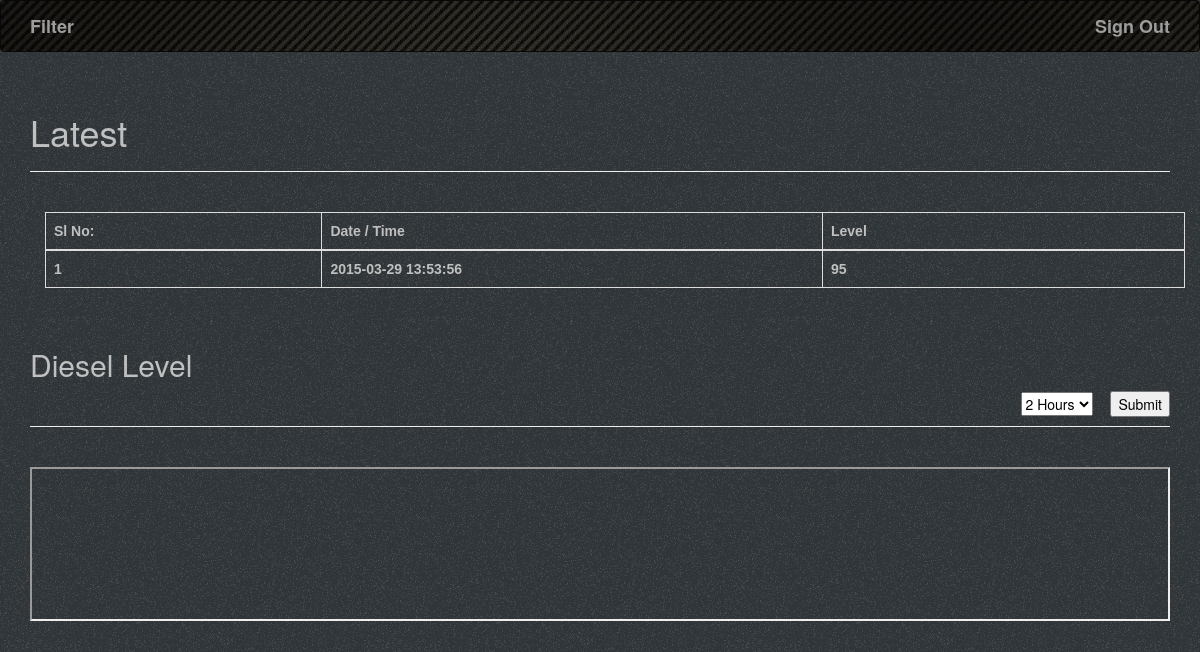
The app's page /index, older data.
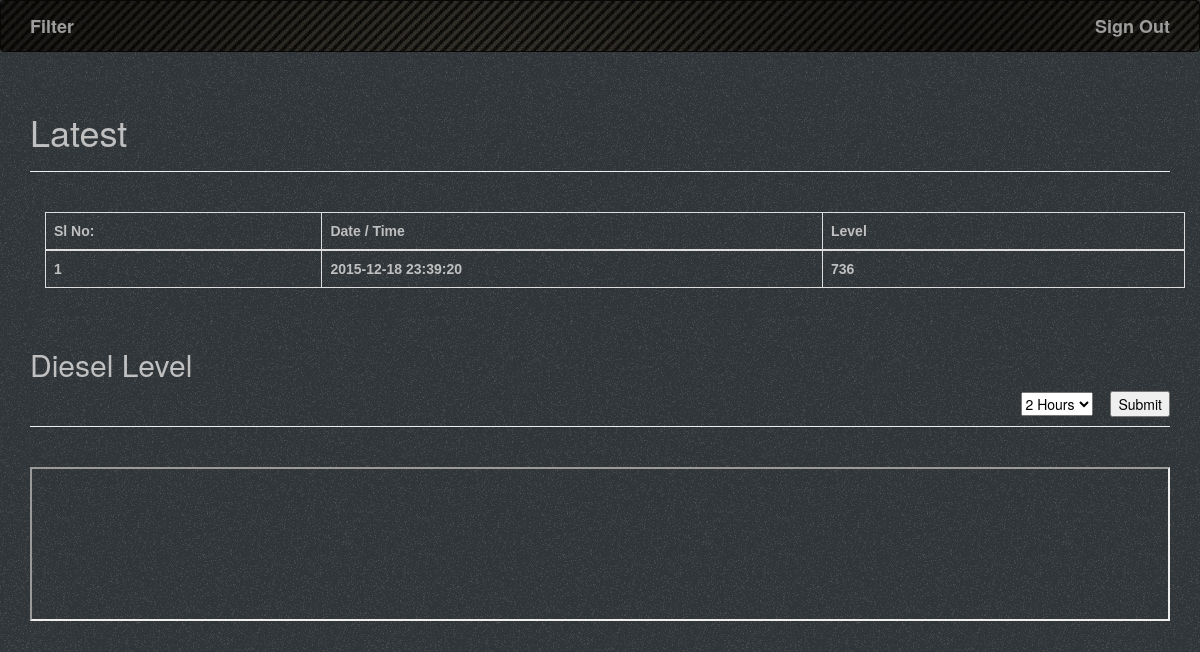
The same page, newer data.
### tables this page shows
CREATE TABLE table1(device TEXT,level TEXT,time TEXT);

### __init__.py (the view)
@app.route ("/index", methods=['GET'])
@nocache
@login_required
def home():
	db = database()
	results = None
	results = db.fetchData()
	if not results:
		results=None
	return render_template('Home.html',results=results)

### __init__.py (called while the page is built)
def nocache(view):
	@wraps(view)
	def no_cache(*args, **kwargs):
		response = make_response(view(*args, **kwargs))
		response.headers['Last-Modified'] = datetime.now()
		response.headers['Cache-Control'] = 'no-store, no-cache, must-revalidate, post-check=0, pre-check=0, max-age=0'
		response.headers['Pragma'] = 'no-cache'
		response.headers['Expires'] = '-1'
		return response
	return update_wrapper(no_cache, view)

def login_required(f):
	@wraps(f)
	def decorated_function(*args, **kwargs):
		if logInStatus['logged_in']:
			return f(*args, **kwargs)
		else:
			flash('You need to login first')
			return redirect(url_for('login'))
	return decorated_function

	def fetchData(self):
		conn=sqlite3.connect("dieselLevel.db")
		c=conn.cursor()
		c.execute("SELECT * FROM table1 ORDER BY time desc")
		data=c.fetchall()
		conn.close()
		return data

### templates/Home.html (shortened to what this page needs)
{% extends "base.html" %}
{% block indexPage%} <a id="navbarText2"class="navbar-brand" href="{{ url_for('filterData') }}">Filter</a>{%endblock%}
{% block page_content %}
<div class="page-header">
    <h1 style="color:silver;">Latest</h1>
</div>
<br/>
<div class="container">
<div class="table-responsive" >
{% if  results %}
 <table class="table table-bordered">
  <thead>
    <tr>
      <th width="10" height="20">Sl No:</th>
      <th width="30" height="20">Date / Time</th>
      <th width="20" height="20">Level</th>
    </tr>
  </thead>
    <tbody>
      <tr>
        <th >1</th>
        <th >{{ results[0][2] }}</th>
        <th >{{ results[0][1] }}</th>
      </tr>
    </tbody>
  </table>
  </div>
</div>
<div class="page-header">
  <h2 style="color:silver;">Diesel Level</h2>
<form action="" align="right">
<select name="filter">
<option value="2h">2 Hours</option>
</select>
&emsp;<input type="submit">
</form>
</div>
<br/>
<iframe src="{{url_for('.static', filename='table.html')}}" width="100%" height="auto"></iframe>
{% else %}
<p><b>The table is empty</b></p>
{%endif%}
{% endblock %}

Row changes from the older to the newer data that the page shows:
no longer on this page (row edited): table1: time "2015-03-29 13:53:56", level "95"
added table1: time "2015-12-18 23:39:20", level "736"
